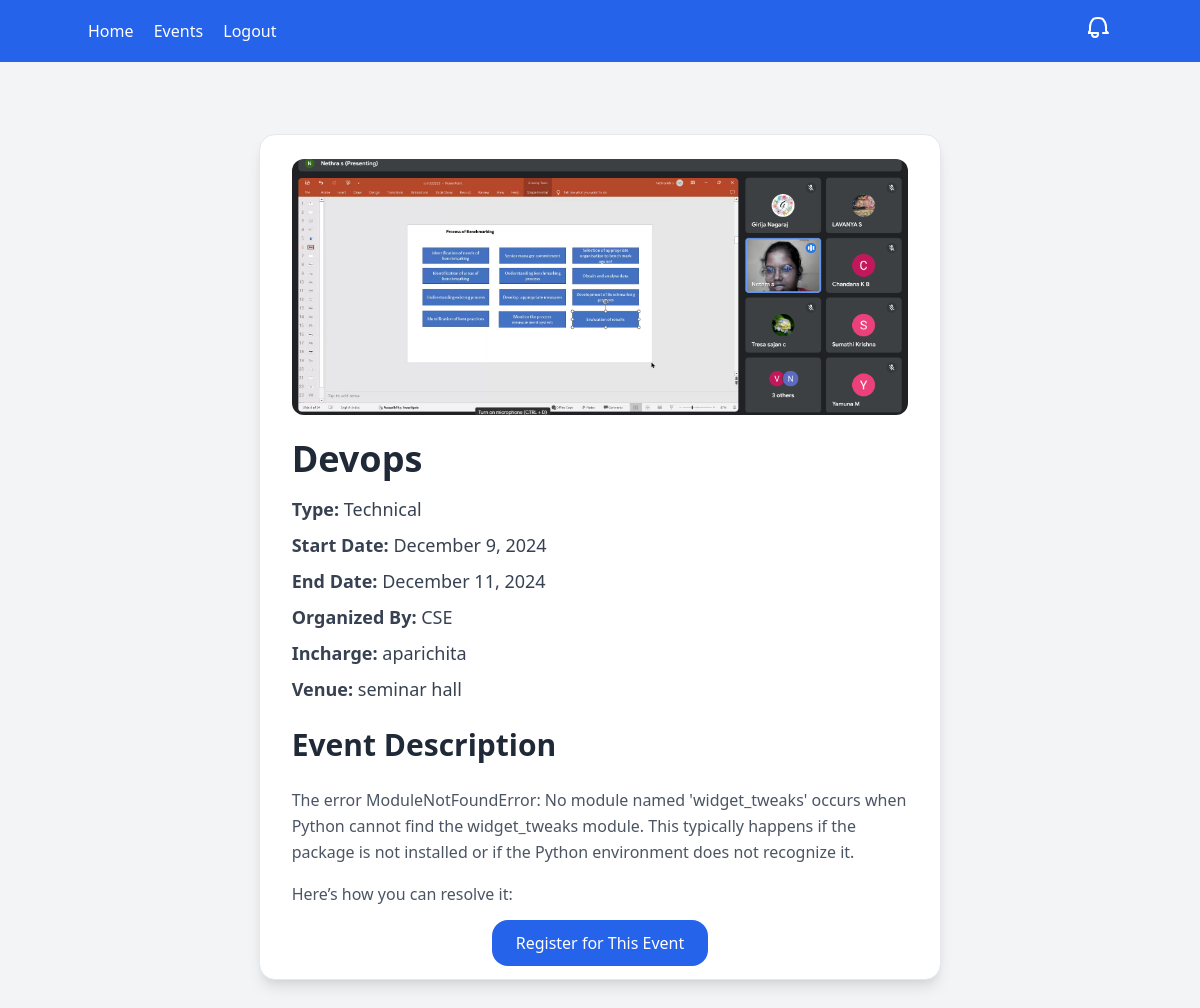
/app/events/f144ef20/ (signed in), run on the app's committed database.
### event_app/models.py (models this page shows, shortened)
class Event(models.Model):
    event_id = models.CharField(max_length=8, unique=True, editable=False, default='')
    name = models.CharField(max_length=200)
    event_type = models.ForeignKey(EventType, on_delete=models.CASCADE)
    start_date = models.DateTimeField()
    end_date = models.DateTimeField()
    organized_by = models.ForeignKey(Department, on_delete=models.CASCADE)
    incharge = models.ForeignKey(User, on_delete=models.CASCADE)
    description = models.TextField()
    venue = models.CharField(max_length=255)

class EventImage(models.Model):
    event = models.ForeignKey(Event, related_name='images', on_delete=models.CASCADE)
    image = models.ImageField(upload_to='event_images/')

class EventType(models.Model):
    name = models.CharField(max_length=255)

class Department(models.Model):
    name = models.CharField(max_length=100)

### event_app/views.py (the view)
# urls.py: path('events/<str:event_id>/', views.event_detail, name='event_detail'),
@login_required
def event_detail(request, event_id):
    notifications = Notification.objects.filter(user=request.user).order_by('-created_at')
    now = timezone.now()
    event = Event.objects.get(event_id=event_id)
    return render(request, 'event_detail.html', {
        'event': event,
        'now': now,
        'notifications': notifications
    })

### templates/event_detail.html (shortened to what this page needs)
{% extends 'base.html' %}
{% block content %}
<main class="flex items-center justify-center py-10 bg-gray-100">
    <section class="bg-white w-full sm:w-4/5 md:w-3/4 lg:w-2/3 space-y-6 px-8 py-6 rounded-2xl shadow-lg border flex flex-col">
        {% if event.images.first %}
            <img src="{{ event.images.first.image.url }}" alt="Event Banner" class="w-full h-64 object-cover rounded-xl hover:filter hover:brightness-75 transition duration-300"/>
        {% else %}
            <div class="w-full h-64 bg-gray-300 rounded-xl"></div>
        {% endif %}
        <div class="space-y-4">
            <h1 class="text-4xl font-extrabold text-gray-800">{{ event.name }}</h1>
            <div class="flex flex-col space-y-2 text-gray-700">
                <p class="text-lg"><strong>Type:</strong> {{ event.event_type.name }}</p>
                <p class="text-lg"><strong>Start Date:</strong> {{ event.start_date|date:"F j, Y" }}</p>
                <p class="text-lg"><strong>End Date:</strong> {{ event.end_date|date:"F j, Y" }}</p>
                <p class="text-lg"><strong>Organized By:</strong> {{ event.organized_by.name }}</p>
                <p class="text-lg"><strong>Incharge:</strong> {{ event.incharge.username }}</p>
                <p class="text-lg"><strong>Venue:</strong> {{ event.venue }}</p>
            </div>
        </div>
        <h2 class="text-3xl font-semibold mt-6 mb-4 text-gray-800">Event Description</h2>
        <div class="text-gray-600 space-y-4">
            {% for paragraph in event.description.splitlines %}
                <p class="leading-relaxed">{{ paragraph }}</p>
            {% endfor %}
        </div>
        {% if event.start_date > now %}
            <div class="text-center mt-6">
                <a href="{% url 'enroll_in_event' event.event_id %}" class="bg-blue-600 text-white px-6 py-3 rounded-2xl hover:bg-blue-500 transition duration-300">Register for This Event</a>
            </div>
        {% endif %}
    </section>
</main>
{% endblock %}

### data on the page
Event: images.first.image (picture), name "Devops", event_type.name "Technical", start_date "December 9, 2024", end_date "December 11, 2024", organized_by.name "CSE", incharge.username "aparichita", venue "seminar hall"

### other printed values
{{ paragraph }} "Here’s how you can resolve it:"
